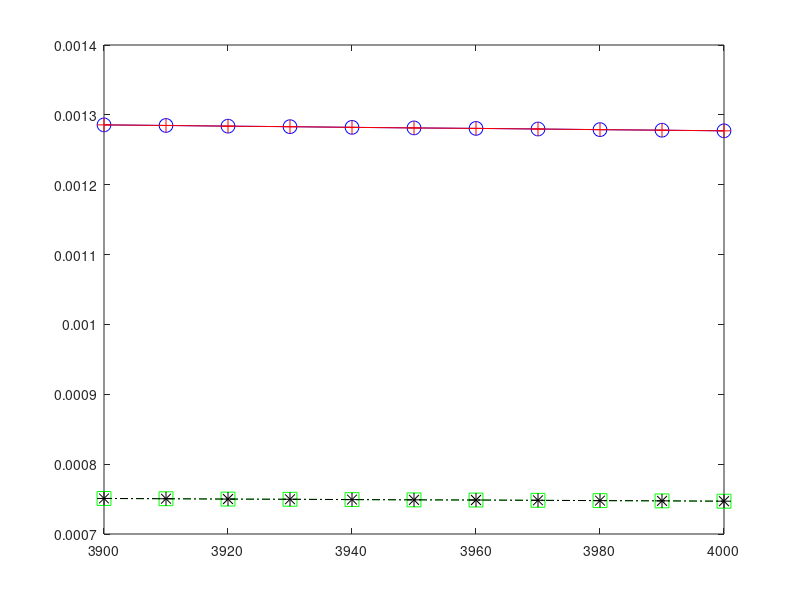

The MATLAB script that drew this image: (Note: this script raises an error after producing the figure.)
function [  ] = plot_ave_loss( )

    m100_decen = load('ave_loss_basic_lr_seq_n100_m100_decen.mat');
    m10_decen = load('ave_loss_basic_lr_seq_n100_m10_decen.mat');
    m100_cen = load('ave_loss_basic_lr_seq_n100_m100_cen.mat');
    m10_cen = load('ave_loss_basic_lr_seq_n100_m10_cen.mat');
    T = 4000;
    luckys = T-100:10:T;
    plot(luckys, m10_decen.ave_loss_basic_lr_seq(luckys,:)/100, '-ob','MarkerSize',10);
    hold on;
    plot(luckys, m10_cen.ave_loss_basic_lr_seq(luckys,:)/100, '-+r','MarkerSize',10);
    hold on;
    plot(luckys, m100_decen.ave_loss_basic_lr_seq(luckys,:)/100, '-.sg','MarkerSize',10);
    hold on;
    plot(luckys, m100_cen.ave_loss_basic_lr_seq(luckys,:)/100, '-.*k','MarkerSize',10);
    pax = gca;
    pax.FontSize = 15;

    xlabel('T');
    ylabel('Averaged loss');
    legend('Decentralized(M=10)', 'Centralized(M=10)',...
        'Decentralized(M=100)', 'Centralized(M=100)', 'Location','northeast'); 


end
